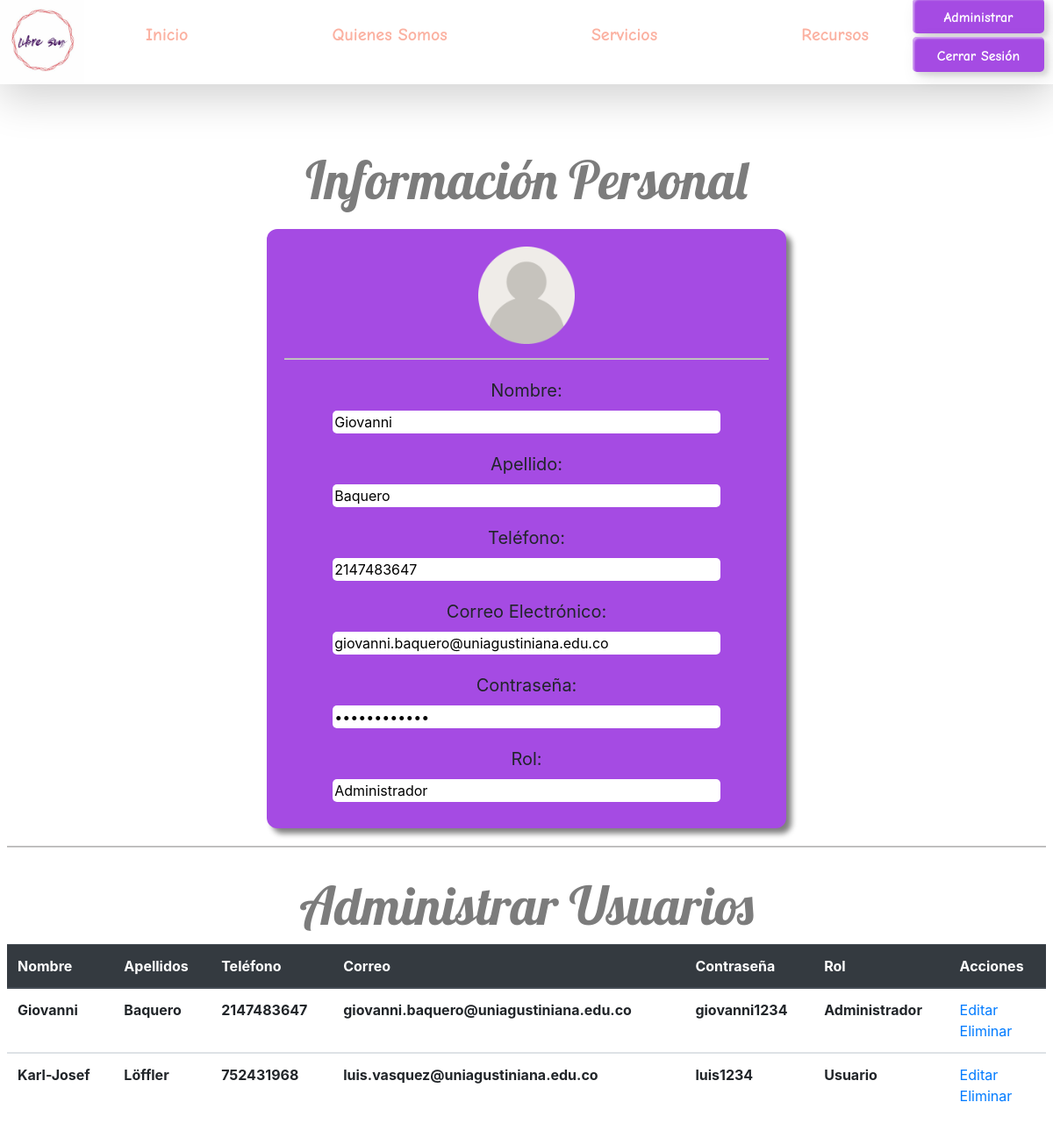
Page /Administrador/registro.php (signed in) on the committed database.
### tables this page shows
CREATE TABLE `infusuarios` (
  `id` int(2) NOT NULL,
  `Nombres` varchar(20) NOT NULL,
  `Apellidos` varchar(20) NOT NULL,
  `Telefono` int(10) DEFAULT NULL,
  `Correo` varchar(50) NOT NULL,
  `Contraseña` varchar(50) NOT NULL,
  `Rol` varchar(20) NOT NULL
);

### Administrador/registro.php (the view, shortened to what this page needs)
<!DOCTYPE html>
<html lang="en">
<head>
    <link rel="stylesheet" href="../css/stilos.css">
    <link rel="stylesheet" href="https://cdn.jsdelivr.net/npm/bootstrap@4.5.3/dist/css/bootstrap.min.css">
</head>
<header>
    <div class="contenedor-header d-flex justify-content-between shadow-lg">
        <div class="icono">
            <img src="../img/icono.jpg" alt="">
        </div>
        <div class="menu ">
            <ul class="d-flex justify-content-between">
                <li id="item"><a href="index.php" >Inicio</a></li>
                <li id="item"><a href="quienessomos.php" >Quienes Somos</a></li>
                <li id="item"><a href="" >Servicios</a>
                </li>
                <li id="item"><a href="recursos.php" >Recursos</a></li>
            </ul>
        </div>
        <div class="btn-registro">
            <button class="custom-btn btn-2 mb-1"><a href="registro.php">Administrar</a></button>
            <button class="custom-btn btn-2"><a href="../Desconectar.php">Cerrar Sesión</a></button>
        </div>
    </div>
</header>
<body>
   <div class="contenedor-principal-inicio">
        <div class="tituloinicio">
            <h1>Información Personal</h1>
        </div>
       <?php
        include("../conexion.php");
        $id = $_SESSION['id'];
        $query = "SELECT * FROM infusuarios WHERE id = $id";
        $result = mysqli_query($conexiondb, $query);
        while($row = mysqli_fetch_array($result)){
       ?>
        <div class="datosadministrador ">
            <img src="../img/usuario.png" alt="">
            <hr>
            <div class="datos">
                <label for="">Nombre:</label> <br>
                <input type="text" value="<?php echo $row['Nombres'] ?>" readonly>
            </div>
            <div class="datos">
                <label for="">Apellido:</label> <br>
                <input type="text" value="<?php echo $row['Apellidos'] ?>" readonly>
            </div>
            <div class="datos">
                <label for="">Teléfono:</label> <br>
                <input type="number" value="<?php echo $row['Telefono'] ?>" readonly>
            </div>
            <div class="datos">
                <label for="">Correo Electrónico:</label> <br>
                <input type="email" value="<?php echo $row['Correo'] ?>" readonly>
            </div>
            <div class="datos">
                <label for="">Contraseña:</label> <br>
                <input type="password" value="<?php echo $row['Contraseña'] ?>" readonly>
            </div>
            <div class="datos">
                <label for="">Rol:</label> <br>
                <input type="text" value="<?php echo $row['Rol'] ?>" readonly>
            </div>
        </div>
        <?php } ?>
        <hr>
        <div class="tituloinicio">
            <h1>Administrar Usuarios </h1>
        </div>
        <div class="divtable ">
            <table class="table">
                <thead class="thead-dark">
                    <tr>
                        <th scope="col">Nombre</th>
                        <th scope="col">Apellidos</th>
                        <th scope="col">Teléfono</th>
                        <th scope="col">Correo</th>
                        <th scope="col">Contraseña</th>
                        <th scope="col">Rol</th>
                        <th scope="col">Acciones</th>
                    </tr>
                </thead>
                <?php
                    include("../conexion.php");
                    $query = "SELECT * FROM infusuarios";
                    $result = mysqli_query($conexiondb, $query);
                    while($row = mysqli_fetch_array($result)){
                ?>
                <tbody>
                    <tr>
                        <th scope="row"> <?php echo $row['Nombres'] ?> </th>
                        <th scope="row"> <?php echo $row['Apellidos'] ?></th>
                        <th scope="row"> <?php echo $row['Telefono'] ?></th>
                        <th scope="row"><?php echo $row['Correo'] ?> </th>
                        <th scope="row"><?php echo $row['Contraseña'] ?> </th>
                        <th scope="row"><?php echo $row['Rol'] ?> </th>
                        <td>
                            <a href="editar.php?id=<?php echo $row['id'] ?>">Editar</a> <br>
                            <a href="../eliminar.php?id=<?php echo $row['id'] ?>">Eliminar</a>
                        </td>
                    </tr>
                </tbody>
                <?php } ?>
            </table>
        </div>
   </div>
</body>
</html>

### css/stilos.css (style rules this page uses)
.contenedor-header { align-items: center; }
.icono { width: 8%; }
.icono img { width: 100%; }
.menu { width: 72%; }
.menu ul { list-style: none; }
.menu #item { float: left; }
.menu #item a { text-decoration: none; color: #fbb1a1; font-family: ComicBold; font-size: 20px; }
.btn-registro { position: relative; bottom: 8px; padding-right: 10px; text-align: right; width: 15%; }
.custom-btn { width: 150px; height: 40px; color: #fff; border-radius: 5px; padding: 10px 25px; font-family: ComicBold; background: transparent; cursor: pointer; transition: all 0.3s ease; display: inline-block; box-shadow:inset 2px 2px 2px 0px rgba(255,255,255,.5), 7px 7px 20px 0px rgba(0,0,0,.1), 4px 4px 5px 0px rgba(0,0,0,.1); outline: none; }
.btn-2 { background: #A54BE3; border: none; }
.btn-registro a { text-decoration: none; color: #fff; }
.contenedor-principal-inicio { margin: 5px; padding: 3px; }
.contenedor-principal-inicio hr { background-color: #CCCBCB; height: 1px; }
.tituloinicio h1, h3 { margin-top: 30px; font-size: 60px; text-align: center; font-family: Cursiva; color: #7c7c7c; }
.contenedor-principal-inicio { align-items: center; margin-top: 40px; }
.datos { margin: 20px 0 10px 0; }
.datos label { font-size: 20px; }
.datos input { border: none; width: 80%; border-radius: 5px; }
.datosadministrador { text-align: center; width: 50%; margin: 20px auto; background-color: #A54BE3; padding: 20px; box-shadow: 6px 6px 6px gray; border-radius: 12px; }
.datosadministrador img { width: 20%; }

### rows in the picture
infusuarios: Nombres "Giovanni", Apellidos "Baquero", Telefono "2147483647", Correo "giovanni.baquero@uniagustiniana.edu.co", Rol "Administrador", Contraseña "giovanni1234"
infusuarios: Nombres "Karl-Josef", Apellidos "Löffler", Telefono "752431968", Correo "luis.vasquez@uniagustiniana.edu.co", Contraseña "luis1234", Rol "Usuario"
